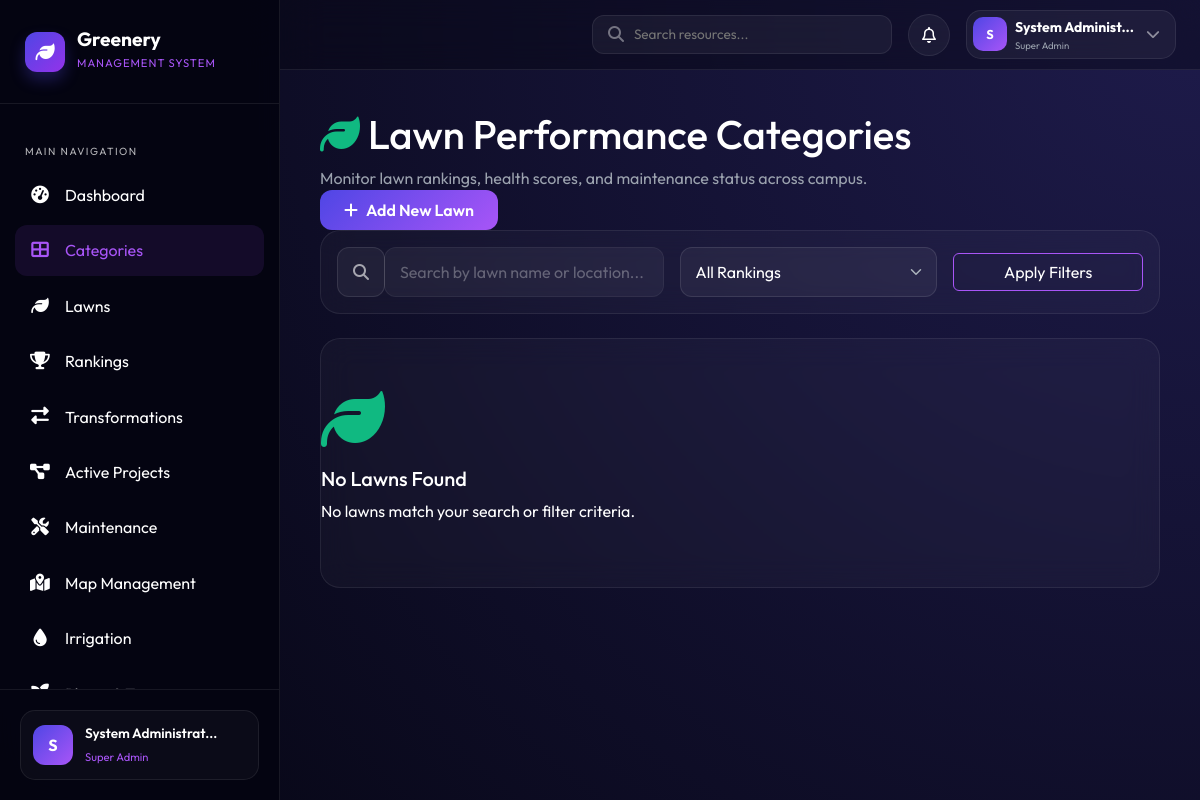
The app's page /categories.php (signed in) with its own data.
### tables this page shows
CREATE TABLE IF NOT EXISTS users (
    id INT AUTO_INCREMENT PRIMARY KEY,
    username VARCHAR(100) NOT NULL UNIQUE,
    email VARCHAR(255) NOT NULL UNIQUE,
    password VARCHAR(255) NOT NULL,
    full_name VARCHAR(255) NOT NULL,
    phone VARCHAR(20),
    avatar VARCHAR(500) DEFAULT NULL,
    role_id INT NOT NULL,
    department VARCHAR(255),
    is_active TINYINT(1) DEFAULT 1,
    last_login TIMESTAMP NULL,
    remember_token VARCHAR(255) DEFAULT NULL,
    reset_token VARCHAR(255) DEFAULT NULL,
    reset_token_expiry DATETIME DEFAULT NULL,
    created_at TIMESTAMP DEFAULT CURRENT_TIMESTAMP,
    updated_at TIMESTAMP DEFAULT CURRENT_TIMESTAMP ON UPDATE CURRENT_TIMESTAMP,
    FOREIGN KEY (role_id) REFERENCES roles(id) ON DELETE RESTRICT
);

CREATE TABLE IF NOT EXISTS roles (
    id INT AUTO_INCREMENT PRIMARY KEY,
    role_name VARCHAR(100) NOT NULL UNIQUE,
    role_slug VARCHAR(100) NOT NULL UNIQUE,
    description TEXT,
    permissions JSON,
    is_active TINYINT(1) DEFAULT 1,
    created_at TIMESTAMP DEFAULT CURRENT_TIMESTAMP,
    updated_at TIMESTAMP DEFAULT CURRENT_TIMESTAMP ON UPDATE CURRENT_TIMESTAMP
);

### includes/functions.php (called while the page is built, shortened)
<?php
require_once __DIR__ . '/db.php';
function sanitize($data) {
    return htmlspecialchars(trim($data), ENT_QUOTES, 'UTF-8');
}
function e($string) {
    return htmlspecialchars($string ?? '', ENT_QUOTES, 'UTF-8');
}
function isLoggedIn() {
    return isset($_SESSION['user_id']) && !empty($_SESSION['user_id']);
}
function currentUser() {
    static $user = null;
    if ($user === null) {
        $user = db()->fetchOne(
            "SELECT u.*, r.role_name, r.role_slug, r.permissions FROM users u JOIN roles r ON u.role_id = r.id WHERE u.id = ? AND u.is_active = 1",
            [$_SESSION['user_id']]
        );
    }
    return $user;
}
function hasPermission($module, $action = null) {
    $user = currentUser();
    if ($user['role_slug'] === 'super_admin') return true;
    $permissions = json_decode($user['permissions'], true);
    return isset($permissions[$module]) && $permissions[$module] === true;
}
function currentPage() {
    return basename($_SERVER['PHP_SELF'], '.php');
}
function isPage($page) {
    return currentPage() === $page;
}
function url($path = '') {
    return BASE_URL . '/' . ltrim($path, '/');
}
function truncate($t, $l = 100) { return strlen($t) <= $l ? $t : substr($t, 0, $l) . '...'; }
protectPageByPermissions();

### includes/db.php (called while the page is built, shortened)
<?php
class Database {
    private static $instance = null;
    private $pdo;
    private function __construct() {
        try {
            $dsn = "mysql:host=" . DB_HOST . ";dbname=" . DB_NAME . ";charset=" . DB_CHARSET;
            $options = [
                PDO::ATTR_ERRMODE            => PDO::ERRMODE_EXCEPTION,
                PDO::ATTR_DEFAULT_FETCH_MODE  => PDO::FETCH_ASSOC,
                PDO::ATTR_EMULATE_PREPARES    => false,
                PDO::MYSQL_ATTR_INIT_COMMAND  => "SET NAMES " . DB_CHARSET
            ];
            $this->pdo = new PDO($dsn, DB_USER, DB_PASS, $options);
        } catch (PDOException $e) {
            error_log("Database Connection Error: " . $e->getMessage());
            if (ini_get('display_errors')) {
                die("Database connection failed: " . htmlspecialchars($e->getMessage()) . "<br><br>Please check your configuration in <code>includes/config.php</code>.");
            } else {
                die("Database connection failed. Please check your configuration.");
            }
        }
    }
    public static function getInstance() {
        if (self::$instance === null) {
            self::$instance = new self();
        }
        return self::$instance;
    }
    public function query($sql, $params = []) {
        try {
            $stmt = $this->pdo->prepare($sql);
            $stmt->execute($params);
            return $stmt;
        } catch (PDOException $e) {
            error_log("Query Error: " . $e->getMessage() . " | SQL: " . $sql);
            throw $e;
        }
    }
    public function fetchOne($sql, $params = []) {
        $stmt = $this->query($sql, $params);
        return $stmt->fetch();
    }
}
function db() {
    return Database::getInstance();
}

### includes/role_permission.php (called while the page is built, shortened)
<?php
require_once __DIR__ . '/functions.php';
function protectPageByPermissions() {
    $currentPage = currentPage();
    $pagePermissionMap = [
        'dashboard'        => 'dashboard',
        'categories'       => 'categories',
        'lawns'            => 'lawns',
        'lawn-details'     => 'lawns',
        'rankings'         => 'rankings',
        'transformations'  => 'transformations',
        'projects'         => 'projects',
        'maintenance'      => 'maintenance',
        'map-management'   => 'map_management',
        'irrigation'       => 'irrigation',
        'plants'           => 'plants',
        'staff'            => 'staff',
        'reports'          => 'reports',
        'roles'            => 'roles',
        'settings'         => 'settings',
        'users'            => 'users',
    ];
    if (isset($pagePermissionMap[$currentPage])) {
        $requiredModule = $pagePermissionMap[$currentPage];
        $action = 'view';
        if (!hasPermission($requiredModule, $action)) {
            $username = $_SESSION['full_name'] ?? 'Unknown User';
            logActivity('unauthorized_access', "User tried to view unauthorized page: $currentPage.php", 'auth');
            if (!empty($_SERVER['HTTP_X_REQUESTED_WITH']) && strtolower($_SERVER['HTTP_X_REQUESTED_WITH']) == 'xmlhttprequest') {
                header('Content-Type: application/json');
                echo json_encode(['success' => false, 'error' => 'Access Denied. You do not have permission to view this resource.']);
                exit;
            }
            header('Location: ' . BASE_URL . '/access-denied.php');
            exit;
        }
    }
}

### categories.php (the view, shortened to what this page needs)
<?php
require_once __DIR__ . '/includes/header.php';
$search = sanitize($_GET['search'] ?? '');
$where = "WHERE l.status = 'active'";
$params = [];
$lawns = db()->fetchAll("SELECT l.*, c.name as cat_name, c.slug as cat_slug FROM lawns l
    LEFT JOIN lawn_categories c ON l.category_id = c.id
    $where ORDER BY l.sustainability_score DESC", $params);
?>
<?php include __DIR__ . '/includes/sidebar.php'; ?>
<div class="main-content">
    <div class="content-area">
        <div class="page-header" data-aos="fade-down">
            <div>
                <h1><i class="fas fa-leaf me-2 text-success"></i>Lawn Performance Categories</h1>
                <p class="text-muted mb-0">Monitor lawn rankings, health scores, and maintenance status across campus.</p>
            </div>
            <?php if (hasPermission('lawns', 'create')): ?>
            <button class="btn btn-primary-green px-4 py-2" data-bs-toggle="modal" data-bs-target="#addLawnModal">
                <i class="fas fa-plus me-2"></i>Add New Lawn
            </button>
            <?php endif; ?>
        </div>
        <div class="card-glass mb-4 p-3" data-aos="fade-up">
            <form method="GET" class="row g-3 align-items-center">
                <div class="col-md-5">
                    <div class="input-group">
                        <span class="input-group-text bg-transparent border-white-10 text-white-50"><i class="fas fa-search"></i></span>
                        <input type="text" name="search" class="form-control" placeholder="Search by lawn name or location..." value="<?php echo e($search); ?>">
                    </div>
                </div>
                <div class="col-md-4">
                    <select name="filter" class="form-select" onchange="this.form.submit()">
                        <option value="">All Rankings</option>
                    </select>
                </div>
                <div class="col-md-3">
                    <button type="submit" class="btn btn-outline-green w-100">Apply Filters</button>
                </div>
            </form>
        </div>
        <?php if(empty($lawns)): ?>
            <div class="empty-state py-5 card-glass">
                <i class="fas fa-leaf fa-4x mb-3 text-success"></i>
                <h5>No Lawns Found</h5>
                <p class="text-white">No lawns match your search or filter criteria.</p>
            </div>
        <?php endif; ?>
    </div>
</div>
<?php include __DIR__ . '/includes/footer.php'; ?>

### includes/header.php (shortened to what this page needs)
<?php
require_once __DIR__ . '/functions.php';
?>
<!DOCTYPE html>
<html lang="en" data-bs-theme="dark">
<head>
    <link href="https://cdn.jsdelivr.net/npm/bootstrap@5.3.0/dist/css/bootstrap.min.css" rel="stylesheet">
    <link rel="stylesheet" href="https://cdnjs.cloudflare.com/ajax/libs/font-awesome/6.4.0/css/all.min.css">
    <link href="https://unpkg.com/aos@2.3.1/dist/aos.css" rel="stylesheet">
    <link rel="stylesheet" href="<?php echo CSS_URL; ?>/style.css?v=<?php echo time(); ?>">
</head>
<body>
    <?php if(isLoggedIn()): $u = currentUser(); ?>
    <header class="desktop-topbar d-none d-lg-flex">
        <div class="ms-auto d-flex align-items-center gap-3 pe-4">
            <div class="top-search d-none d-xl-flex">
                <i class="fas fa-search"></i>
                <input type="text" placeholder="Search resources...">
            </div>
            <div class="dropdown" id="notificationDropdownContainer">
                <button class="btn btn-glass-circle position-relative" data-bs-toggle="dropdown" id="notificationBellBtn">
                    <i class="far fa-bell"></i>
                </button>
            </div>
            <div class="dropdown profile-dropdown">
                <button class="btn btn-glass profile-btn d-flex align-items-center gap-2" data-bs-toggle="dropdown">
                    <div class="avatar-sm">
                        <?php if ($u['avatar']): ?>
                            <img src="<?php echo UPLOADS_URL . '/' . e($u['avatar']); ?>" alt="">
                        <?php else: ?>
                            <div class="avatar-initials-xs"><?php echo strtoupper(substr($u['full_name'], 0, 1)); ?></div>
                        <?php endif; ?>
                    </div>
                    <div class="profile-info text-start d-none d-md-block">
                        <span class="d-block fw-bold small"><?php echo e(truncate($u['full_name'], 15)); ?></span>
                        <span class="d-block text-muted" style="font-size: 0.6rem;"><?php echo e($u['role_name']); ?></span>
                    </div>
                    <i class="fas fa-chevron-down small opacity-50 ms-1"></i>
                </button>
            </div>
        </div>
    </header>
    <?php endif; ?>
    <div class="wrapper">

### includes/sidebar.php (shortened to what this page needs)
<?php
$user = $user ?? currentUser();
$menuItems = [
    ['icon' => 'fa-tachometer-alt', 'label' => 'Dashboard',        'page' => 'dashboard',      'file' => 'dashboard.php',      'permission' => 'dashboard'],
    ['icon' => 'fa-th-large',       'label' => 'Categories',       'page' => 'categories',     'file' => 'categories.php',     'permission' => 'categories'],
    ['icon' => 'fa-leaf',           'label' => 'Lawns',            'page' => 'lawns',          'file' => 'lawns.php',          'permission' => 'lawns'],
    ['icon' => 'fa-trophy',         'label' => 'Rankings',         'page' => 'rankings',       'file' => 'rankings.php',       'permission' => 'rankings'],
    ['icon' => 'fa-exchange-alt',   'label' => 'Transformations',  'page' => 'transformations','file' => 'transformations.php','permission' => 'transformations'],
    ['icon' => 'fa-project-diagram','label' => 'Active Projects',  'page' => 'projects',       'file' => 'projects.php',       'permission' => 'projects'],
    ['icon' => 'fa-tools',          'label' => 'Maintenance',      'page' => 'maintenance',    'file' => 'maintenance.php',    'permission' => 'maintenance'],
    ['icon' => 'fa-map-marked-alt', 'label' => 'Map Management',   'page' => 'map-management', 'file' => 'map-management.php', 'permission' => 'map_management'],
    ['icon' => 'fa-tint',           'label' => 'Irrigation',       'page' => 'irrigation',     'file' => 'irrigation.php',     'permission' => 'irrigation'],
    ['icon' => 'fa-seedling',       'label' => 'Plants & Trees',   'page' => 'plants',         'file' => 'plants.php',         'permission' => 'plants'],
    ['icon' => 'fa-users',          'label' => 'Staff',            'page' => 'staff',          'file' => 'staff.php',          'permission' => 'staff'],
    ['icon' => 'fa-chart-bar',      'label' => 'Reports',          'page' => 'reports',        'file' => 'reports.php',        'permission' => 'reports'],
    ['icon' => 'fa-user-shield',    'label' => 'User Accounts',    'page' => 'users',          'file' => 'users.php',          'permission' => 'users'],
    ['icon' => 'fa-users-cog',      'label' => 'Roles & Permissions','page' => 'roles',        'file' => 'roles.php',          'permission' => 'roles'],
    ['icon' => 'fa-cog',            'label' => 'Settings',         'page' => 'settings',       'file' => 'settings.php',       'permission' => 'settings'],
];
?>
<aside class="sidebar" id="sidebar">
    <div class="sidebar-header">
        <a href="<?php echo url('dashboard.php'); ?>" class="sidebar-brand">
            <div class="brand-icon">
                <i class="fas fa-leaf"></i>
            </div>
            <div class="brand-text">
                <span class="brand-name">Greenery</span>
                <span class="brand-sub">Management System</span>
            </div>
        </a>
    </div>
    <div class="sidebar-menu">
        <div class="menu-section">
            <span class="menu-section-title">Main Navigation</span>
        </div>
        <ul class="sidebar-nav">
            <?php foreach ($menuItems as $item):
                $isActive = isPage($item['page']);
            ?>
            <li class="nav-item-sidebar <?php echo $isActive ? 'active' : ''; ?>">
                <a href="<?php echo url($item['file']); ?>" class="nav-link-sidebar">
                    <span class="nav-icon"><i class="fas <?php echo $item['icon']; ?>"></i></span>
                    <span class="nav-text"><?php echo e($item['label']); ?></span>
                </a>
            </li>
            <?php endforeach; ?>
        </ul>
    </div>
    <div class="sidebar-footer">
        <div class="sidebar-user-card">
            <div class="user-avatar-sm">
                <?php if ($user && $user['avatar']): ?>
                <img src="<?php echo UPLOADS_URL . '/' . e($user['avatar']); ?>" alt="">
                <?php else: ?>
                <div class="avatar-initials-sm"><?php echo $user ? strtoupper(substr($user['full_name'], 0, 1)) : 'U'; ?></div>
                <?php endif; ?>
            </div>
            <div class="user-info-sm">
                <span class="name"><?php echo $user ? e(truncate($user['full_name'], 18)) : 'User'; ?></span>
                <span class="role"><?php echo $user ? e($user['role_name']) : ''; ?></span>
            </div>
        </div>
    </div>
</aside>

### includes/header.php (style rules this page uses)
body { background-color: #050511 !important; }

### records on screen
users: full_name "S", full_name "System Administ...", role.role_name "Super Admin", full_name "System Administrat..."

### other values on screen
$item['label'] "Dashboard"
$item['label'] "Categories"
$item['label'] "Lawns"
$item['label'] "Rankings"
$item['label'] "Transformations"
$item['label'] "Active Projects"
$item['label'] "Maintenance"
$item['label'] "Map Management"
$item['label'] "Irrigation"
